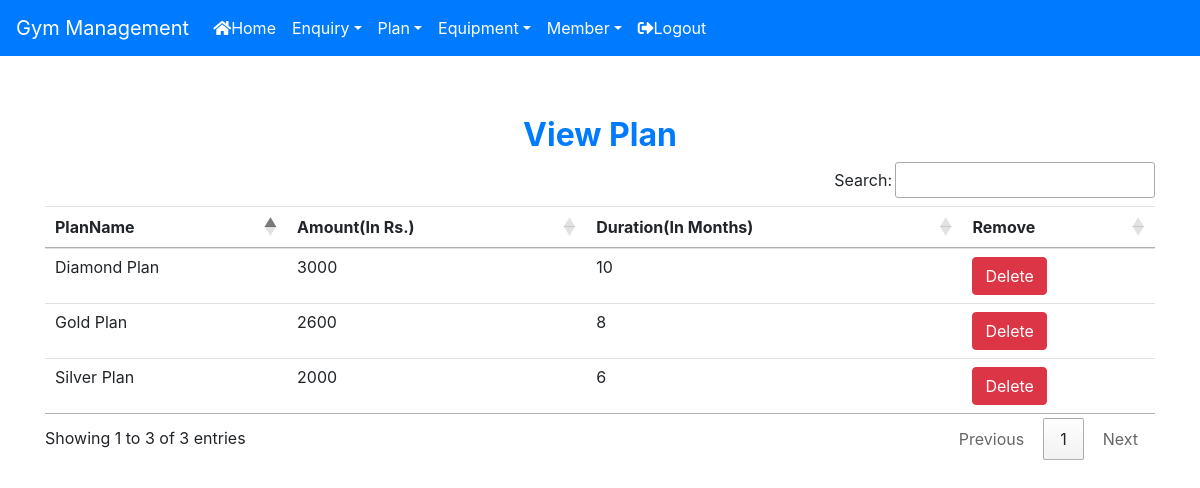
The app's page /view_plan (signed in) with its own data.
### Gym/models.py (models this page shows, shortened)
class Plan(models.Model):
    name = models.CharField(max_length=50)
    amount = models.CharField(max_length=10)
    duration = models.CharField(max_length=10)

### Gym/views.py (the view)
# urls.py: path('view_plan', View_Plan, name='view_plan'),
def View_Plan(request):
    if not request.user.is_staff:
        return redirect('login')
    plan = Plan.objects.all()
    d = {'plan':plan}
    return render(request, 'view_plan.html', d)

### Gym/templates/view_plan.html
{% extends 'navigationbar.html' %}
{% block body %}
<div class="container" style="margin-top:60px">
<h2 class="text-center text-primary font-weight-bold">View Plan</h2>
    <table class="table table-hover" id="example">
        <thead>
        <tr>
            <th>PlanName</th>
            <th>Amount(In Rs.)</th>
            <th>Duration(In Months)</th>
            <th>Remove</th>
        </tr>
        </thead>
        <tbody>
        {% for i in plan %}
        <tr>
            <td>{{i.name}}</td>
            <td>{{i.amount}}</td>
            <td>{{i.duration}}</td>
            <td><a class="btn btn-danger" href="{% url 'delete_plan' i.id %}" onclick="return confirm('Are you sure?')">Delete</a></td>
        </tr>
        {% endfor %}
        </tbody>
    </table>
</div>
{% endblock %}

### records on screen
Plan: name "Silver Plan", amount "2000", duration "6"
Plan: name "Gold Plan", amount "2600", duration "8"
Plan: name "Diamond Plan", amount "3000", duration "10"
